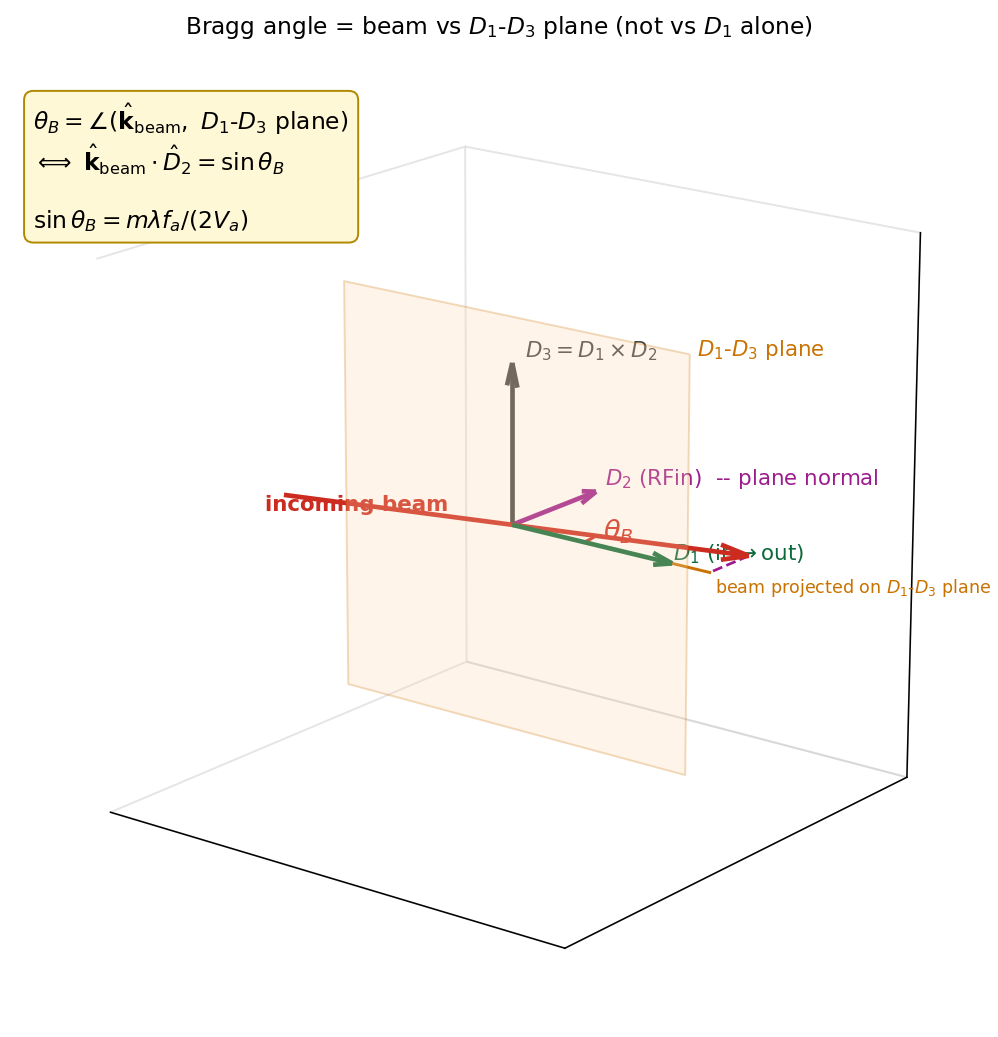

The Python source for this figure:
"""3D illustration of the corrected Bragg angle definition for AOM.

User correction:
  theta_B is the angle between beam and the D1-D3 plane,
  equivalently sin(theta_B) = beam . D2 (D2 is the plane normal = RFin axis).

Compared with "angle(beam, D1) = theta_B", this definition:
  * Allows beam to have D3 component (out-of-D1D2-plane).
  * Bragg constraint is purely on the D2 component of the beam direction.
  * Rotating body about D3 does not change beam's D3 component, so the
    1-DoF rotation can always satisfy the constraint as long as the
    beam isn't pure-D2.

Stage 1 of the align (snap optical axis parallel to beam) sets beam to
pure +D1 in body frame, so the two definitions coincide there. After the
stage-2 Bragg rotation by theta_B about D3, beam in body frame =
cos(theta_B)*D1 + sin(theta_B)*D2 (still in the D1-D2 plane, but more
generally beam may pick up D3 component if the body is later rotated by
the user about a non-D3 axis).

theta is exaggerated to ~15 deg for visualization.
"""
import numpy as np
import matplotlib.pyplot as plt
from mpl_toolkits.mplot3d.art3d import Poly3DCollection


THETA_DEG = 15.0
theta = np.deg2rad(THETA_DEG)


def setup_axes(ax):
    R = 1.6
    ax.set_xlim(-R, R); ax.set_ylim(-R, R); ax.set_zlim(-R, R)
    ax.set_box_aspect((1, 1, 1))
    ax.view_init(elev=18, azim=-52)
    ax.set_xticks([]); ax.set_yticks([]); ax.set_zticks([])
    for pane in (ax.xaxis.pane, ax.yaxis.pane, ax.zaxis.pane):
        pane.fill = False
        pane.set_edgecolor("#cccccc")


fig = plt.figure(figsize=(11, 9))
ax = fig.add_subplot(1, 1, 1, projection="3d")
setup_axes(ax)

# In the plot: D1 = +x, D2 = +y, D3 = +z (matches user's component frame
# under the relabeling D1=in->out, D2=RFin, D3=D1xD2).

# 1. D1-D3 plane (the Bragg plane = plane perpendicular to D2).
plane_size = 1.2
plane_verts = [[
    (-plane_size, 0, -plane_size),
    (+plane_size, 0, -plane_size),
    (+plane_size, 0, +plane_size),
    (-plane_size, 0, +plane_size),
]]
plane = Poly3DCollection(plane_verts, alpha=0.25, facecolor="#ffd6a8",
                         edgecolor="#c97200", lw=1.0)
ax.add_collection3d(plane)
ax.text(plane_size + 0.05, 0, plane_size, r"$D_1$-$D_3$ plane",
        color="#c97200", fontsize=11)

# 2. Body axes
L = 1.1
ax.quiver(0, 0, 0, L, 0, 0, color="#0b6a3a", lw=2.4, arrow_length_ratio=0.12)
ax.text(L + 0.04, -0.05, 0.04, r"$D_1$ (in$\to$out)",
        color="#0b6a3a", fontsize=11)
ax.quiver(0, 0, 0, 0, L * 0.7, 0, color="#9c1c8e", lw=2.4, arrow_length_ratio=0.18)
ax.text(0.05, L * 0.72, 0.05, r"$D_2$ (RFin)  -- plane normal",
        color="#9c1c8e", fontsize=11)
ax.quiver(0, 0, 0, 0, 0, L * 0.85, color="#444", lw=2.4, arrow_length_ratio=0.15)
ax.text(0.05, 0.05, L * 0.88, r"$D_3 = D_1\times D_2$",
        color="#444", fontsize=11)

# 3. Beam direction at angle theta from D1-D3 plane.
#    For visualization we tilt beam toward +D2 by theta; pick D3 component = 0
#    (i.e., beam in D1-D2 plane) so this matches the post-stage-1 case.
beam = np.array([np.cos(theta), np.sin(theta), 0.0])
# Draw beam through origin, full length on both sides.
beam_len = 1.4
tail = -beam * beam_len
head = +beam * beam_len
ax.quiver(*tail, *(head - tail), color="#cc2b1f", lw=2.4, arrow_length_ratio=0.06)
ax.text(*(tail + np.array([-0.10, -0.05, -0.10])), "incoming beam",
        color="#cc2b1f", fontsize=11, fontweight="bold")

# 4. Beam projection onto the D1-D3 plane: drop perpendicular from beam
#    head to the plane (which is y=0 plane). Foot = (beam_x, 0, beam_z) * len.
foot = np.array([beam[0], 0.0, beam[2]]) * beam_len
ax.plot([head[0], foot[0]], [head[1], foot[1]], [head[2], foot[2]],
        color="#9c1c8e", ls="--", lw=1.4)
ax.plot([0, foot[0]], [0, foot[1]], [0, foot[2]],
        color="#c97200", lw=1.5)
ax.text(*(foot + np.array([0.05, -0.02, -0.10])),
        "beam projected on $D_1$-$D_3$ plane",
        color="#c97200", fontsize=9)

# 5. Angle marker for theta_B (between beam and its plane projection).
arc_pts = []
for s in np.linspace(0, 1, 30):
    v = (1 - s) * beam + s * np.array([beam[0], 0.0, beam[2]])
    v = v / np.linalg.norm(v) * 0.5
    arc_pts.append(v)
arc_pts = np.array(arc_pts)
ax.plot(arc_pts[:, 0], arc_pts[:, 1], arc_pts[:, 2],
        color="#cc2b1f", lw=1.6)
mid = arc_pts[len(arc_pts) // 2]
ax.text(mid[0] + 0.05, mid[1] + 0.05, mid[2],
        r"$\theta_B$", color="#cc2b1f", fontsize=14)

# 6. Annotation: equation
ax.text2D(0.02, 0.95,
          r"$\theta_B = \angle(\hat{\mathbf{k}}_{\mathrm{beam}},\ D_1\text{-}D_3\ \mathrm{plane})$"
          + "\n"
          + r"$\Longleftrightarrow\ \hat{\mathbf{k}}_{\mathrm{beam}}\cdot\hat{D}_2 = \sin\theta_B$"
          + "\n\n"
          + r"$\sin\theta_B = m\lambda f_a / (2 V_a)$",
          transform=ax.transAxes, fontsize=12, verticalalignment="top",
          bbox=dict(boxstyle="round,pad=0.4",
                    facecolor="#fff8d6", edgecolor="#b08900"))

ax.set_title("Bragg angle = beam vs $D_1$-$D_3$ plane (not vs $D_1$ alone)",
             fontsize=12, pad=10)

out_path = r"C:\Users\admin\OneDrive\桌面\YX\QMsimulation\qmem-digital-twin\docs\aom_align_theta_def.png"
plt.savefig(out_path, dpi=140, bbox_inches="tight")
print(f"Saved: {out_path}")
